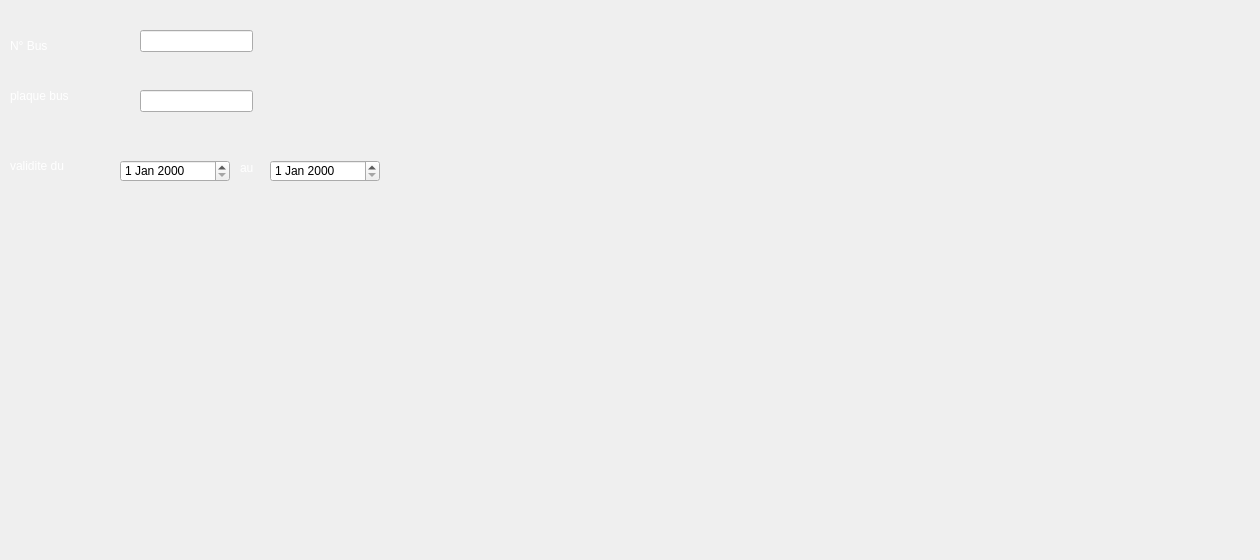
       <widget class="QWidget" name="tab">
        <attribute name="title">
         <string>vignette</string>
        </attribute>
        <widget class="QLabel" name="label_17">
         <property name="geometry">
          <rect>
           <x>-40</x>
           <y>-110</y>
           <width>1251</width>
           <height>551</height>
          </rect>
         </property>
         <property name="styleSheet">
          <string notr="true">color: rgb(255, 255, 255);
font: 14pt &quot;MS Shell Dlg 2&quot;;</string>
         </property>
         <property name="text">
          <string/>
         </property>
         <property name="pixmap">
          <pixmap>../../Downloads/bac.png</pixmap>
         </property>
        </widget>
        <widget class="QLineEdit" name="lineEdit_3">
         <property name="geometry">
          <rect>
           <x>140</x>
           <y>30</y>
           <width>113</width>
           <height>22</height>
          </rect>
         </property>
        </widget>
        <widget class="QLineEdit" name="lineEdit_4">
         <property name="geometry">
          <rect>
           <x>140</x>
           <y>90</y>
           <width>113</width>
           <height>22</height>
          </rect>
         </property>
        </widget>
        <widget class="QLabel" name="label_28">
         <property name="geometry">
          <rect>
           <x>10</x>
           <y>30</y>
           <width>81</width>
           <height>31</height>
          </rect>
         </property>
         <property name="styleSheet">
          <string notr="true">color: rgb(255, 255, 255);
font: 14pt &quot;MS Shell Dlg 2&quot;;</string>
         </property>
         <property name="text">
          <string>N° Bus</string>
         </property>
        </widget>
        <widget class="QLabel" name="label_32">
         <property name="geometry">
          <rect>
           <x>10</x>
           <y>80</y>
           <width>131</width>
           <height>31</height>
          </rect>
         </property>
         <property name="styleSheet">
          <string notr="true">color: rgb(255, 255, 255);
font: 14pt &quot;MS Shell Dlg 2&quot;;</string>
         </property>
         <property name="text">
          <string>plaque bus </string>
         </property>
        </widget>
        <widget class="QLabel" name="label_33">
         <property name="geometry">
          <rect>
           <x>10</x>
           <y>150</y>
           <width>141</width>
           <height>31</height>
          </rect>
         </property>
         <property name="styleSheet">
          <string notr="true">color: rgb(255, 255, 255);
font: 14pt &quot;MS Shell Dlg 2&quot;;</string>
         </property>
         <property name="text">
          <string>validite du </string>
         </property>
        </widget>
        <widget class="QDateEdit" name="dateEdit">
         <property name="geometry">
          <rect>
           <x>120</x>
           <y>160</y>
           <width>110</width>
           <height>22</height>
          </rect>
         </property>
        </widget>
        <widget class="QLabel" name="label_34">
         <property name="geometry">
          <rect>
           <x>240</x>
           <y>160</y>
           <width>56</width>
           <height>16</height>
          </rect>
         </property>
         <property name="styleSheet">
          <string notr="true">color: rgb(255, 255, 255);
font: 14pt &quot;MS Shell Dlg 2&quot;;</string>
         </property>
         <property name="text">
          <string>au</string>
         </property>
        </widget>
        <widget class="QDateEdit" name="dateEdit_2">
         <property name="geometry">
          <rect>
           <x>270</x>
           <y>160</y>
           <width>110</width>
           <height>22</height>
          </rect>
         </property>
        </widget>
       </widget>
